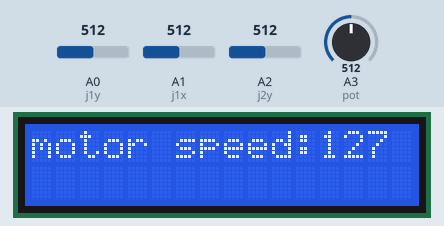
Simulated run of this sketch. Board: Arduino Uno, built with avr-gcc and run on an emulated ATmega328P. Parts: 16×2 character LCD. The inputs (shaded band) are chosen by the test bench; at power-on: A3 (pot) = 512, A0 (j1y) = 512, A1 (j1x) = 512, A2 (j2y) = 512. No radio packets arrive unless stated; what the sketch prints to the serial monitor is not drawn.

Above: at 1.3 s.
1.4 s: A3 (pot) set to 413
At 2.6 s:
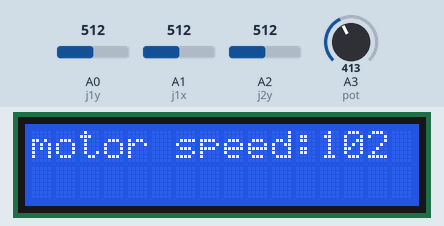
2.9 s: A3 (pot) set to 393
At 3.8 s:
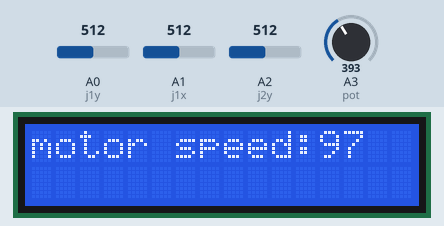
4.4 s: A0 (j1y) set to 109
7.4 s: A0 (j1y) set to 89
8.9 s: A1 (j1x) set to 109
11.9 s: A1 (j1x) set to 92
Timing chart, 0 to 14.4 s (numbered marks = the images above; inputs shaded):
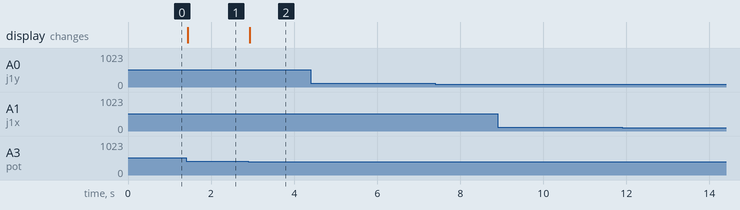

The sketch:

comamda_transmiter.ino
```cpp
#include <SPI.h>
#include <nRF24L01.h>
#include <RF24.h>
#include <Wire.h>
#include <LiquidCrystal_I2C.h>

LiquidCrystal_I2C lcd = LiquidCrystal_I2C(0x27, 16, 2);

RF24 radio(7, 8); // CE, CSN
const byte address[6] = "00001";
//const uint64_t address = 0xF0F0F0F0E1LL;

int pot = A3 ;
int j1y = A0 ;
int j1x = A1 ;
int j2y = A2 ;


int joy1_y;
int joy1_x;
int joy2_y;
int pot_val;

int data[4];


void setup() {
  lcd.init();
  lcd.backlight();
  lcd.begin (16, 2);
  Serial.begin(9600);

  radio.begin();
  radio.openWritingPipe(address);
  radio.setPALevel(RF24_PA_MIN);
  radio.stopListening();

}

void loop() {
  joy1_x = analogRead(j1y);
  joy1_y = analogRead(j1x);
  joy2_y = analogRead(j2y);

  pot_val = analogRead(pot);
  pot_val = map(pot_val,0,1023,0,255);

  data[0] = joy1_y;
  data[1] = joy1_x;
  data[2] = joy2_y;
  data[3] = pot_val;

  Serial.print(data[0]);
  Serial.print(" | ");
  Serial.print(data[1]);
  Serial.print(" | ");
  Serial.print(data[2]);
  Serial.print(" | ");
  Serial.println(data[3]);
  lcd.setCursor(0, 0);
  lcd.print("motor speed:");
  lcd.print(data[3]);
  lcd.print(" ");

  radio.write(&data, sizeof(data));
  //delay(1000);
  delay(5);
}
```

Measured:
- after the input at 1.4 s, the display: changes at once (image 1)
- after the input at 2.9 s, the display: changes at once (image 2)
- after the input at 4.4 s, every drawn part: stays the same
- after the input at 7.4 s, every drawn part: stays the same
- after the input at 8.9 s, every drawn part: stays the same
- after the input at 11.9 s, every drawn part: stays the same
